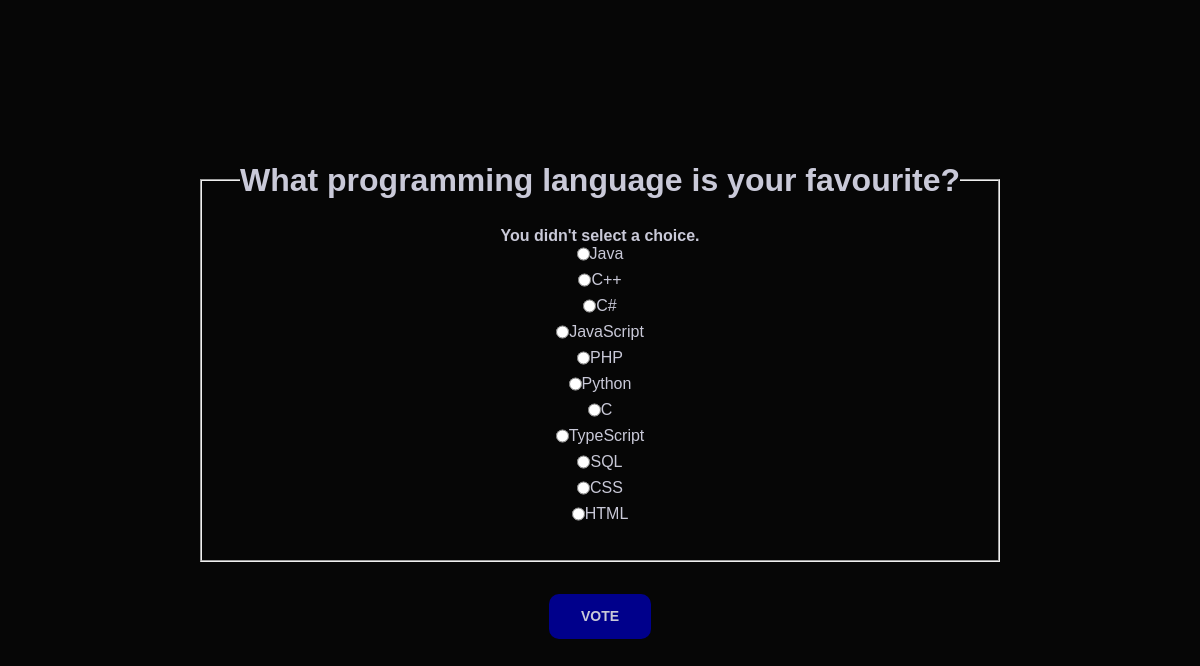
/polls/2/vote/, run on the app's committed database.
### polls/models.py (models this page shows, shortened)
class Question(models.Model):
    question_text = models.CharField(max_length=200)
    pub_date = models.DateTimeField("date published")

class Choice(models.Model):
    question = models.ForeignKey(Question, on_delete=models.CASCADE)
    choice_text = models.CharField(max_length=200)
    votes = models.IntegerField(default=0)

### polls/views.py (the view)
# urls.py: path("<int:question_id>/vote/", views.vote, name="vote"),
def vote(request, question_id):
    question = get_object_or_404(Question, pk=question_id)
    try:
        selected_choice = question.choice_set.get(pk=request.POST["choice"])
    except (KeyError, Choice.DoesNotExist):
        return render(
            request,
            "polls/detail.html",
            {
                "question": question,
                "error_message": "You didn't select a choice.",
            },
        )
    else:
        selected_choice.votes += 1
        selected_choice.save()
        return HttpResponseRedirect(reverse("polls:results", args=(question.id,)))

### polls/templates/polls/detail.html (shortened to what this page needs)
{% load static %}
<link rel="stylesheet" href="{% static 'polls/main.css' %}" />
<form action="{% url 'polls:vote' question.id %}" method="post">
  <fieldset>
    <legend>
      <h1>{{ question.question_text }}</h1>
    </legend>
    {% if error_message %}
    <p><strong>{{ error_message }}</strong></p>
    {% endif %}
    {% for choice in question.choice_set.all %}
    <div class="voting_place">
      <div class="voting_radios"><input type="radio" name="choice" id="choice{{ forloop.counter }}" value="{{ choice.id }}" />
        <label for="choice{{ forloop.counter }}" class="">{{ choice.choice_text }}</label><br />
      </div>
    </div>
    {% endfor %}
  </fieldset>
  <input type="submit" value="Vote" class="submit_btn" />
</form>

### polls/static/polls/main.css (style rules this page uses)
*, *::after, *::before { box-sizing: border-box; margin: 0; padding: 0; }
form { display: grid; place-items: center; }
fieldset { width: 800px; height: 400px; display: flex; flex-direction: column; justify-content: center; align-items: center; margin-bottom: 2rem; }
fieldset legend { text-align: center; }
fieldset .voting_place { display: flex; flex-wrap: wrap; flex-direction: column; justify-content: center; align-items: center; }
.submit_btn { display: flex; align-items: center; color: rgb(201, 201, 216); padding: 0 2rem 0 2rem; font-size: 14px; font-weight: bold; background-color: darkblue; width: -moz-fit-content; width: fit-content; height: 45px; text-align: center; text-transform: uppercase; border: none; border-radius: 10px; }
.voting_place .voting_radios { display: flex; justify-content: space-between; padding-bottom: 0.5rem; }

### data on the page
Question: question_text "What programming language is your favourite?"
Choice: choice_text "Java"
Choice: choice_text "C++"
Choice: choice_text "C#"
Choice: choice_text "JavaScript"
Choice: choice_text "PHP"
Choice: choice_text "Python"
Choice: choice_text "C"
Choice: choice_text "TypeScript"
Choice: choice_text "SQL"
Choice: choice_text "CSS"
Choice: choice_text "HTML"

### other printed values
{{ error_message }} "You didn't select a choice."
